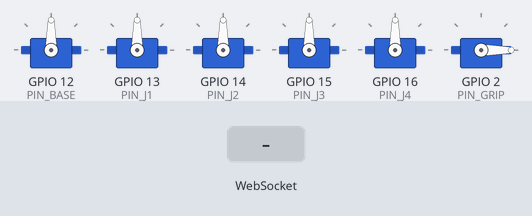
This sketch was run on a simulated ESP32. Parts: 6 × servo. The inputs (shaded band) are chosen by the test bench. WiFi joins after 1.5 s; servers stay silent unless stated; the camera gives no picture; what the sketch prints to the serial monitor is not drawn.

Above: at 3.0 s.
3.1 s: WebSocket text "90,45" received
At 4.3 s:
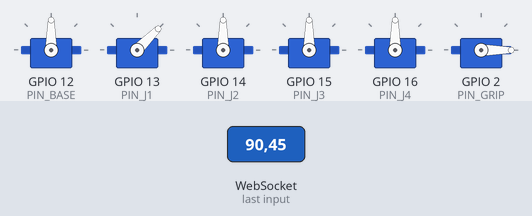
4.6 s: WebSocket text "5" received
At 5.6 s:
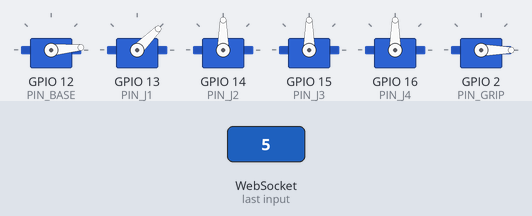
6.1 s: WebSocket text "200" received
At 6.8 s:
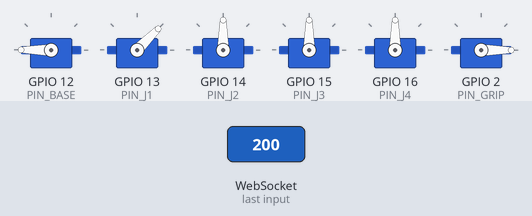
7.6 s: WebSocket text "90" received
At 7.9 s:
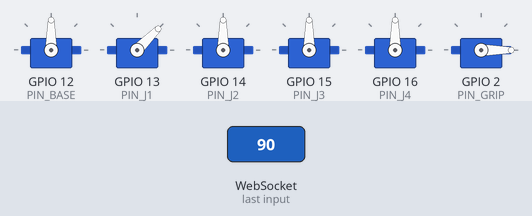
Timing chart, 0 to 10.1 s (numbered marks = the images above; inputs shaded):
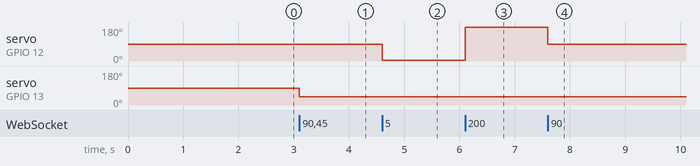

The sketch:

esp32cam_firmware.ino
```cpp
/*
  Robotic Arm - ESP32-CAM Firmware
  - Streams MJPEG camera feed over HTTP (port 80)
  - Receives servo commands via WebSocket (port 81)
  - Controls 6 servos: base, j1, j2, j3, j4, gripper

  Board: AI-Thinker ESP32-CAM
  Required libs: ESP32 Arduino Core, WebSockets by Links2004
*/

#include "esp_camera.h"
#include <WiFi.h>
#include <WebServer.h>
#include <WebSocketsServer.h>
#include <ESP32Servo.h>

// ── WiFi ──────────────────────────────────────────────────────────────────────
const char* SSID     = "YOUR_SSID";
const char* PASSWORD = "YOUR_PASSWORD";

// ── Camera pins (AI-Thinker module) ──────────────────────────────────────────
#define CAM_PIN_PWDN    32
#define CAM_PIN_RESET   -1
#define CAM_PIN_XCLK     0
#define CAM_PIN_SIOD    26
#define CAM_PIN_SIOC    27
#define CAM_PIN_D7      35
#define CAM_PIN_D6      34
#define CAM_PIN_D5      39
#define CAM_PIN_D4      36
#define CAM_PIN_D3      21
#define CAM_PIN_D2      19
#define CAM_PIN_D1      18
#define CAM_PIN_D0       5
#define CAM_PIN_VSYNC   25
#define CAM_PIN_HREF    23
#define CAM_PIN_PCLK    22

// ── Servo pins (use free GPIO; avoid 0,2,15 strapping pins) ──────────────────
// Note: ESP32-CAM has limited free GPIOs. Use IO12,13,14,15,16 carefully.
// If using external servo driver (PCA9685 via I2C) this section changes.
#define PIN_BASE    12
#define PIN_J1      13
#define PIN_J2      14
#define PIN_J3      15
#define PIN_J4      16   // may need to adjust per board
#define PIN_GRIP     2   // flash LED pin repurposed — disable flash first

Servo servoBase, servoJ1, servoJ2, servoJ3, servoJ4, servoGrip;

// ── Servers ───────────────────────────────────────────────────────────────────
WebServer       httpServer(80);
WebSocketsServer wsServer(81);

// ── Current angles ────────────────────────────────────────────────────────────
int angles[6] = {90, 90, 90, 90, 90, 0};   // base,j1,j2,j3,j4,grip

// ─────────────────────────────────────────────────────────────────────────────
void setupCamera() {
  camera_config_t config;
  config.ledc_channel = LEDC_CHANNEL_0;
  config.ledc_timer   = LEDC_TIMER_0;
  config.pin_d0       = CAM_PIN_D0;
  config.pin_d1       = CAM_PIN_D1;
  config.pin_d2       = CAM_PIN_D2;
  config.pin_d3       = CAM_PIN_D3;
  config.pin_d4       = CAM_PIN_D4;
  config.pin_d5       = CAM_PIN_D5;
  config.pin_d6       = CAM_PIN_D6;
  config.pin_d7       = CAM_PIN_D7;
  config.pin_xclk     = CAM_PIN_XCLK;
  config.pin_pclk     = CAM_PIN_PCLK;
  config.pin_vsync    = CAM_PIN_VSYNC;
  config.pin_href     = CAM_PIN_HREF;
  config.pin_sscb_sda = CAM_PIN_SIOD;
  config.pin_sscb_scl = CAM_PIN_SIOC;
  config.pin_pwdn     = CAM_PIN_PWDN;
  config.pin_reset    = CAM_PIN_RESET;
  config.xclk_freq_hz = 20000000;
  config.pixel_format = PIXFORMAT_JPEG;
  config.frame_size   = FRAMESIZE_QVGA;   // 320x240 — low latency
  config.jpeg_quality = 15;               // 0=best, 63=worst
  config.fb_count     = 1;

  esp_err_t err = esp_camera_init(&config);
  if (err != ESP_OK) {
    Serial.printf("Camera init failed: 0x%x\n", err);
    ESP.restart();
  }
}

// ── MJPEG stream handler ──────────────────────────────────────────────────────
void handleStream() {
  WiFiClient client = httpServer.client();
  String boundary = "frame";

  httpServer.sendContent(
    "HTTP/1.1 200 OK\r\n"
    "Content-Type: multipart/x-mixed-replace;boundary=" + boundary + "\r\n\r\n"
  );

  while (client.connected()) {
    camera_fb_t* fb = esp_camera_fb_get();
    if (!fb) continue;

    String header = "--" + boundary + "\r\n"
                    "Content-Type: image/jpeg\r\n"
                    "Content-Length: " + String(fb->len) + "\r\n\r\n";
    client.print(header);
    client.write(fb->buf, fb->len);
    client.print("\r\n");
    esp_camera_fb_return(fb);
    delay(30);   // ~30 fps cap
  }
}

// ── WebSocket: parse command "base,j1,j2,j3,j4,grip" ─────────────────────────
void onWsEvent(uint8_t num, WStype_t type, uint8_t* payload, size_t length) {
  if (type == WStype_TEXT) {
    String msg = String((char*)payload);
    // Expected format: "90,45,120,90,60,1"
    int idx = 0;
    char* token = strtok((char*)msg.c_str(), ",");
    while (token && idx < 6) {
      angles[idx++] = constrain(atoi(token), 0, 180);
      token = strtok(NULL, ",");
    }
    applyServos();
  }
}

void applyServos() {
  servoBase.write(angles[0]);
  servoJ1.write(angles[1]);
  servoJ2.write(angles[2]);
  servoJ3.write(angles[3]);
  servoJ4.write(angles[4]);
  servoGrip.write(angles[5] ? 60 : 0);   // 60° = closed grip
}

// ─────────────────────────────────────────────────────────────────────────────
void setup() {
  Serial.begin(115200);
  setupCamera();

  // Servos
  servoBase.attach(PIN_BASE);
  servoJ1.attach(PIN_J1);
  servoJ2.attach(PIN_J2);
  servoJ3.attach(PIN_J3);
  servoJ4.attach(PIN_J4);
  servoGrip.attach(PIN_GRIP);
  applyServos();   // go to home position

  // WiFi
  WiFi.begin(SSID, PASSWORD);
  Serial.print("Connecting");
  while (WiFi.status() != WL_CONNECTED) { delay(500); Serial.print("."); }
  Serial.printf("\nIP: %s\n", WiFi.localIP().toString().c_str());
  Serial.printf("Stream : http://%s/stream\n", WiFi.localIP().toString().c_str());
  Serial.printf("WS     : ws://%s:81\n",       WiFi.localIP().toString().c_str());

  // HTTP
  httpServer.on("/stream", handleStream);
  httpServer.begin();

  // WebSocket
  wsServer.begin();
  wsServer.onEvent(onWsEvent);
}

void loop() {
  httpServer.handleClient();
  wsServer.loop();
}
```

Measured:
- after the input at 3.1 s, servo on GPIO 13 (PIN_J1): 90° → 45° at once
- after the input at 4.6 s, servo on GPIO 12 (PIN_BASE): 90° → 5° at once
- after the input at 6.1 s, servo on GPIO 12 (PIN_BASE): 5° → 180° at once
- after the input at 7.6 s, servo on GPIO 12 (PIN_BASE): 180° → 90° at once
